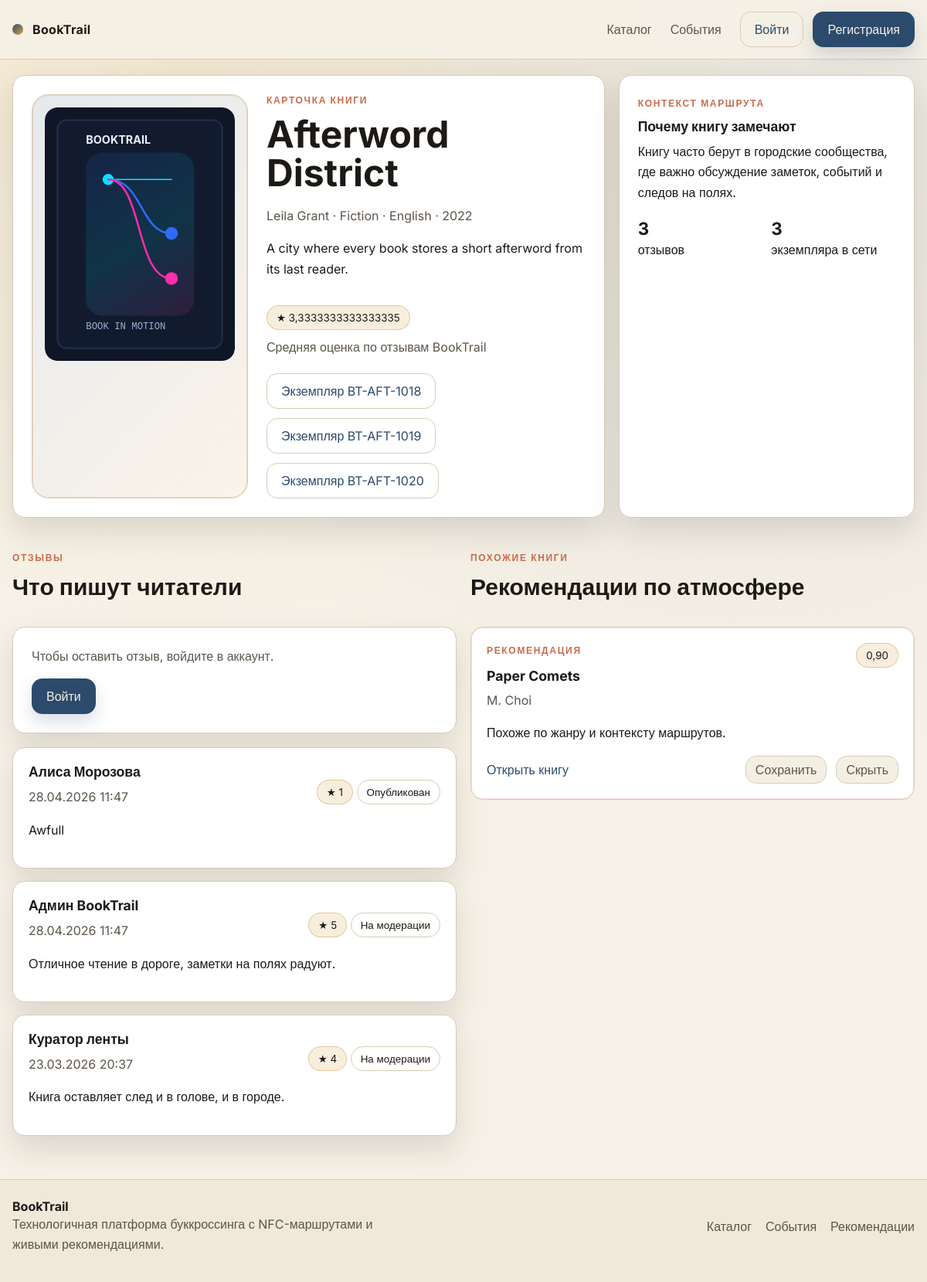
The page /books/10/ on the database its author committed.
### web/models.py (models this page shows, shortened)
class Book(models.Model):
    title = models.CharField('Название', max_length=240)
    genre = models.ForeignKey(Genre, on_delete=models.SET_NULL, null=True, blank=True, related_name='books', verbose_name='Жанр')
    language = models.ForeignKey(Language, on_delete=models.SET_NULL, null=True, blank=True, related_name='books', verbose_name='Язык')
    year = models.IntegerField('Год', null=True, blank=True)
    description = models.TextField('Описание', blank=True, default='')
    cover = models.CharField('Обложка', max_length=240, blank=True, default='web/img/placeholder-cover.svg')
    accent = models.CharField('Акцент', max_length=32, blank=True, default='blue')
    isbn = models.CharField('ISBN', max_length=32, null=True, blank=True, unique=True)
    created_at = models.DateTimeField('Создана', auto_now_add=True)
    authors = models.ManyToManyField(Author, through='BookAuthor', related_name='books', verbose_name='Авторы')
    class Meta:
        verbose_name = 'Книга'
        verbose_name_plural = 'Книги'
    @property
    def author_names(self) -> list[str]:
        authors = getattr(self, 'prefetched_authors', None)
        if authors is not None:
            return [author.name for author in authors]
        return list(self.authors.order_by('book_authors__sort_order', 'name').values_list('name', flat=True))

class Author(models.Model):
    name = models.CharField('Автор', max_length=160, unique=True)
    class Meta:
        verbose_name = 'Автор'
        verbose_name_plural = 'Авторы'
        ordering = ['name']

class Genre(models.Model):
    name = models.CharField('Жанр', max_length=120, unique=True)
    slug = models.SlugField('Slug', max_length=120, unique=True)
    class Meta:
        verbose_name = 'Жанр'
        verbose_name_plural = 'Жанры'
        ordering = ['name']

class Language(models.Model):
    name = models.CharField('Язык', max_length=80, unique=True)
    code = models.CharField('Код', max_length=16, unique=True)
    class Meta:
        verbose_name = 'Язык'
        verbose_name_plural = 'Языки'
        ordering = ['name']

class Copy(models.Model):
    book = models.ForeignKey(Book, on_delete=models.CASCADE, related_name='copies', verbose_name='Книга')
    code = models.CharField('Код экземпляра', max_length=64, unique=True, db_index=True)
    status = models.ForeignKey(CopyStatus, on_delete=models.PROTECT, related_name='copies', verbose_name='Статус')
    holder = models.ForeignKey(
        settings.AUTH_USER_MODEL,
        on_delete=models.SET_NULL,
        null=True,
        blank=True,
        related_name='held_copies',
        verbose_name='Текущий держатель',
    )
    initiator = models.ForeignKey(
        settings.AUTH_USER_MODEL,
        on_delete=models.SET_NULL,
        null=True,
        blank=True,
        related_name='created_copies',
        verbose_name='Инициатор',
    )
    created_at = models.DateTimeField('Создан', auto_now_add=True)
    class Meta:
        verbose_name = 'Экземпляр'
        verbose_name_plural = 'Экземпляры'
    @property
    def copy_code(self) -> str:
        return self.code

class ReviewModerationStatus(models.Model):
    code = models.SlugField('Код', max_length=32, unique=True)
    title = models.CharField('Название', max_length=120)
    class Meta:
        verbose_name = 'Статус модерации'
        verbose_name_plural = 'Статусы модерации'
        ordering = ['title']

class Review(models.Model):
    book = models.ForeignKey(Book, on_delete=models.CASCADE, related_name='reviews', verbose_name='Книга', db_index=True)
    author = models.ForeignKey(settings.AUTH_USER_MODEL, on_delete=models.SET_NULL, null=True, blank=True, related_name='reviews', verbose_name='Автор')
    rating = models.IntegerField('Оценка', default=0)
    text = models.TextField('Текст', blank=True, default='')
    moderation_status = models.ForeignKey(ReviewModerationStatus, on_delete=models.PROTECT, related_name='reviews', verbose_name='Статус модерации')
    created_at = models.DateTimeField('Создан', auto_now_add=True)
    class Meta:
        verbose_name = 'Отзыв'
        verbose_name_plural = 'Отзывы'
        constraints = [
            models.UniqueConstraint(fields=['book', 'author'], name='uniq_review_per_user_book'),
            models.CheckConstraint(condition=Q(rating__gte=1) & Q(rating__lte=5), name='review_rating_between_1_and_5'),
        ]
    def get_moderation_status_display(self) -> str:
        return self.moderation_status.title

### web/views.py (the view, shortened to what this page needs)
# urls.py: path('books/<int:id>/', views.book_detail, name='book_detail'),
def book_detail(request, id: int):
    book = get_book_for_detail(id)
    if not book:
        raise Http404('Book not found')
    user_review = None
    review_form = None
    if request.user.is_authenticated:
        user_review = get_user_review_for_book(book, request.user)
        review_form = ReviewForm(instance=user_review)
    return render(
        request,
        'book_detail.html',
        {
            'book': book,
            'reviews': get_book_reviews(book, request.user if request.user.is_authenticated else None),
            'copies': get_book_copies(book),
            'related_books': get_related_books(book),
            'review_form': review_form,
            'user_review': user_review,
        },
    )

### web/models.py (called while the page is built)
    @property
    def display_name(self) -> str:
        full_name = self.user.get_full_name().strip()
        return full_name or self.user.username

### web/selectors.py (called while the page is built)
def _fmt_dt(dt) -> str:
    if not dt:
        return ''
    return timezone.localtime(dt).strftime('%d.%m.%Y %H:%M')

def _prefetched_authors():
    return Prefetch('authors', queryset=Author.objects.order_by('book_authors__sort_order', 'name'), to_attr='prefetched_authors')

def _user_display_name(user: User | None) -> str:
    if not user:
        return 'Аноним'
    profile = getattr(user, 'booktrail_profile', None)
    if profile:
        return profile.display_name
    full_name = user.get_full_name().strip()
    return full_name or user.username

def get_book_for_detail(book_id: int) -> Book | None:
    return (
        Book.objects.select_related('genre', 'language')
        .prefetch_related(_prefetched_authors())
        .annotate(rating=Coalesce(Avg('reviews__rating'), Value(0.0)))
        .filter(id=book_id)
        .first()
    )

def get_book_reviews(book: Book, current_user: User | None) -> list[dict]:
    reviews_qs = (
        Review.objects.filter(book=book)
        .select_related('author', 'author__booktrail_profile')
        .order_by('-created_at')
    )
    current_user_id = current_user.id if current_user and current_user.is_authenticated else None
    return [
        {
            'author': _user_display_name(review.author),
            'created_at': _fmt_dt(review.created_at),
            'rating': review.rating,
            'moderation_status': review.get_moderation_status_display(),
            'text': review.text,
            'id': review.id,
            'is_owner': current_user_id is not None and review.author_id == current_user_id,
        }
        for review in reviews_qs
    ]

def get_book_copies(book: Book) -> list[Copy]:
    copies_qs = (
        Copy.objects.filter(book=book)
        .select_related('initiator')
        .prefetch_related(
            Prefetch(
                'moves',
                queryset=Move.objects.select_related('user').order_by('-date_time'),
                to_attr='moves_all',
            )
        )
        .order_by('-created_at')
    )
    return list(copies_qs)

### web/templates/book_detail.html (shortened to what this page needs)
{% extends 'base.html' %}
{% load static %}
{% block content %}
<section class="section compact-top">
    <div class="detail-layout">
        <article class="surface-card book-hero-card">
            <div class="book-cover-wrap accent-{{ book.accent }}">
                <img src="{% static book.cover %}" alt="Обложка {{ book.title }}">
            </div>
            <div class="book-hero-content">
                <span class="eyebrow">Карточка книги</span>
                <h1>{{ book.title }}</h1>
                <p class="meta-line">{{ book.author_names|join:', ' }} · {{ book.genre.name|default:'' }} · {{ book.language.name|default:'' }} · {{ book.year }}</p>
                <p>{{ book.description }}</p>
                <div class="rating-row">
                    <span class="rating-pill">★ {{ book.rating }}</span>
                    <span class="muted">Средняя оценка по отзывам BookTrail</span>
                </div>
                <div class="copy-list-inline">
                    {% for copy in copies %}
                    <a class="btn btn-secondary" href="{% url 'web:copy_detail' copy.id %}">Экземпляр {{ copy.copy_code }}</a>
                    {% endfor %}
                </div>
            </div>
        </article>
        <aside class="surface-card side-note-card">
            <span class="eyebrow">Контекст маршрута</span>
            <h3>Почему книгу замечают</h3>
            <p>Книгу часто берут в городские сообщества, где важно обсуждение заметок, событий и следов на полях.</p>
            <div class="side-metrics">
                <div><strong>{{ reviews|length }}</strong><span>отзывов</span></div>
                <div><strong>{{ copies|length }}</strong><span>экземпляра в сети</span></div>
            </div>
        </aside>
    </div>
</section>
<section class="section two-column-section" id="reviews">
    <div>
        <div class="section-heading inline-heading">
            <div>
                <span class="eyebrow">Отзывы</span>
                <h2>Что пишут читатели</h2>
            </div>
        </div>
        <div class="surface-card form-card">
            {% if request.user.is_authenticated %}
            <form class="stacked-form" method="post" novalidate>
                {% csrf_token %}
                <input type="hidden" name="action" value="save_review">
                {% if review_form.non_field_errors %}
                <div class="form-errors">
                    {% for error in review_form.non_field_errors %}
                    <p>{{ error }}</p>
                    {% endfor %}
                </div>
                {% endif %}
                <label class="input-group">
                    <span>{{ review_form.rating.label }}</span>
                    {{ review_form.rating }}
                    {% for error in review_form.rating.errors %}<span class="field-error">{{ error }}</span>{% endfor %}
                </label>
                <label class="input-group">
                    <span>{{ review_form.text.label }}</span>
                    {{ review_form.text }}
                    {% for error in review_form.text.errors %}<span class="field-error">{{ error }}</span>{% endfor %}
                </label>
                <div class="hero-actions">
                    <button class="btn btn-primary" type="submit">{% if user_review %}Обновить отзыв{% else %}Оставить отзыв{% endif %}</button>
                    {% if user_review %}
                    <button class="btn btn-danger" type="submit" name="action" value="delete_review">Удалить отзыв</button>
                    {% endif %}
                </div>
            </form>
            {% else %}
            <p class="muted">Чтобы оставить отзыв, войдите в аккаунт.</p>
            <a class="btn btn-primary" href="{% url 'web:auth_login' %}?next={{ request.path|urlencode }}">Войти</a>
            {% endif %}
        </div>
        <div class="list-stack" style="margin-top: 18px;">
            {% for review in reviews %}
                {% include 'partials/_review_block.html' with review=review %}
            {% empty %}
            <article class="surface-card empty-card">Пока нет отзывов для этой книги.</article>
            {% endfor %}
        </div>
    </div>
    <div>
        <div class="section-heading inline-heading">
            <div>
                <span class="eyebrow">Похожие книги</span>
                <h2>Рекомендации по атмосфере</h2>
            </div>
        </div>
        <div class="list-stack">
            {% for recommendation in related_books %}
                {% include 'partials/_recommendation_card.html' with recommendation=recommendation %}
            {% endfor %}
        </div>
    </div>
</section>
{% endblock %}

### web/templates/base.html (shortened to what this page needs)
{% load static %}
<!DOCTYPE html>
<html lang="ru">
<head>
    <link rel="stylesheet" href="{% static 'web/css/styles.css' %}">
</head>
<body>
    <div class="app-shell">
        {% include 'partials/_navbar.html' %}
        <main class="page-content">
            {% block content %}{% endblock %}
        </main>
        {% include 'partials/_footer.html' %}
    </div>
</body>
</html>

### web/templates/partials/_navbar.html (shortened to what this page needs)
<nav class="navbar">
    <div class="container nav-inner">
        <a class="brand-mark" href="{% url 'web:landing' %}">
            <span class="brand-icon"></span>
            <span>BookTrail</span>
        </a>
        <div class="nav-menu" id="nav-menu">
            <div class="nav-links">
                <a href="{% url 'web:catalog' %}">Каталог</a>
                <a href="{% url 'web:events' %}">События</a>
            </div>
            {% if request.user.is_authenticated %}
            <form method="post" action="{% url 'web:auth_logout' %}" class="nav-auth-form">
                {% csrf_token %}
                <button class="btn btn-secondary nav-login" type="submit">Выйти</button>
            </form>
            {% else %}
            <div class="nav-auth-links">
                <a class="btn btn-secondary nav-login" href="{% url 'web:auth_login' %}">Войти</a>
                <a class="btn btn-primary nav-login" href="{% url 'web:auth_register' %}">Регистрация</a>
            </div>
            {% endif %}
        </div>
    </div>
</nav>

### web/templates/partials/_review_block.html (shortened to what this page needs)
<article class="surface-card review-block">
    <div class="review-head">
        <div>
            <h3>{{ review.author }}</h3>
            <p class="muted">{{ review.created_at }}</p>
        </div>
        <div class="review-meta">
            <span class="rating-pill">★ {{ review.rating }}</span>
            <span class="status-pill">{{ review.moderation_status }}</span>
        </div>
    </div>
    <p>{{ review.text }}</p>
</article>

### web/templates/partials/_recommendation_card.html
<article class="surface-card recommendation-card accent-{{ recommendation.accent|default:'cyan' }}">
    <div class="recommendation-top">
        <span class="eyebrow">Рекомендация</span>
        <span class="rating-pill">{{ recommendation.score|floatformat:2 }}</span>
    </div>
    <h3>{{ recommendation.title }}</h3>
    <p class="muted">{{ recommendation.authors|join:', ' }}</p>
    <p>{{ recommendation.explanation }}</p>
    <div class="card-footer-row">
        <a class="text-link" href="{% url 'web:book_detail' recommendation.id|default:recommendation.book_id %}">Открыть книгу</a>
        <div class="inline-actions">
            <button class="btn btn-ghost" type="button">Сохранить</button>
            <button class="btn btn-ghost" type="button">Скрыть</button>
        </div>
    </div>
</article>

### web/templates/partials/_footer.html
<footer class="footer">
    <div class="container footer-inner">
        <div>
            <strong>BookTrail</strong>
            <p>Технологичная платформа буккроссинга с NFC-маршрутами и живыми рекомендациями.</p>
        </div>
        <div class="footer-links">
            <a href="{% url 'web:catalog' %}">Каталог</a>
            <a href="{% url 'web:events' %}">События</a>
            <a href="{% url 'web:recommendations' %}">Рекомендации</a>
        </div>
    </div>
</footer>

### rows shown on the page
Book: cover (placeholder picture), title "Afterword District", author_names "Leila Grant", genre.name "Fiction", language.name "English", year "2022", description "A city where every book stores a short afterword from its last reader.", rating "3,3333333333333335"
Copy: copy_code "BT-AFT-1018"
Copy: copy_code "BT-AFT-1019"
Copy: copy_code "BT-AFT-1020"
ReviewModerationStatus: moderation_status "Опубликован"
Review: text "Awfull"
ReviewModerationStatus: moderation_status "На модерации" "На модерации"
Review: text "Отличное чтение в дороге, заметки на полях радуют."
Review: text "Книга оставляет след и в голове, и в городе."
Author: score "0,90", title "Paper Comets", authors "M. Choi", explanation "Похоже по жанру и контексту маршрутов."

### other values the page prints
{{ reviews|length }} "3"
{{ copies|length }} "3"
{{ review.author }} "Алиса Морозова" "Админ BookTrail" "Куратор ленты"
{{ review.created_at }} "28.04.2026 11:47" "28.04.2026 11:47" "23.03.2026 20:37"
{{ review.rating }} "1" "5" "4"
